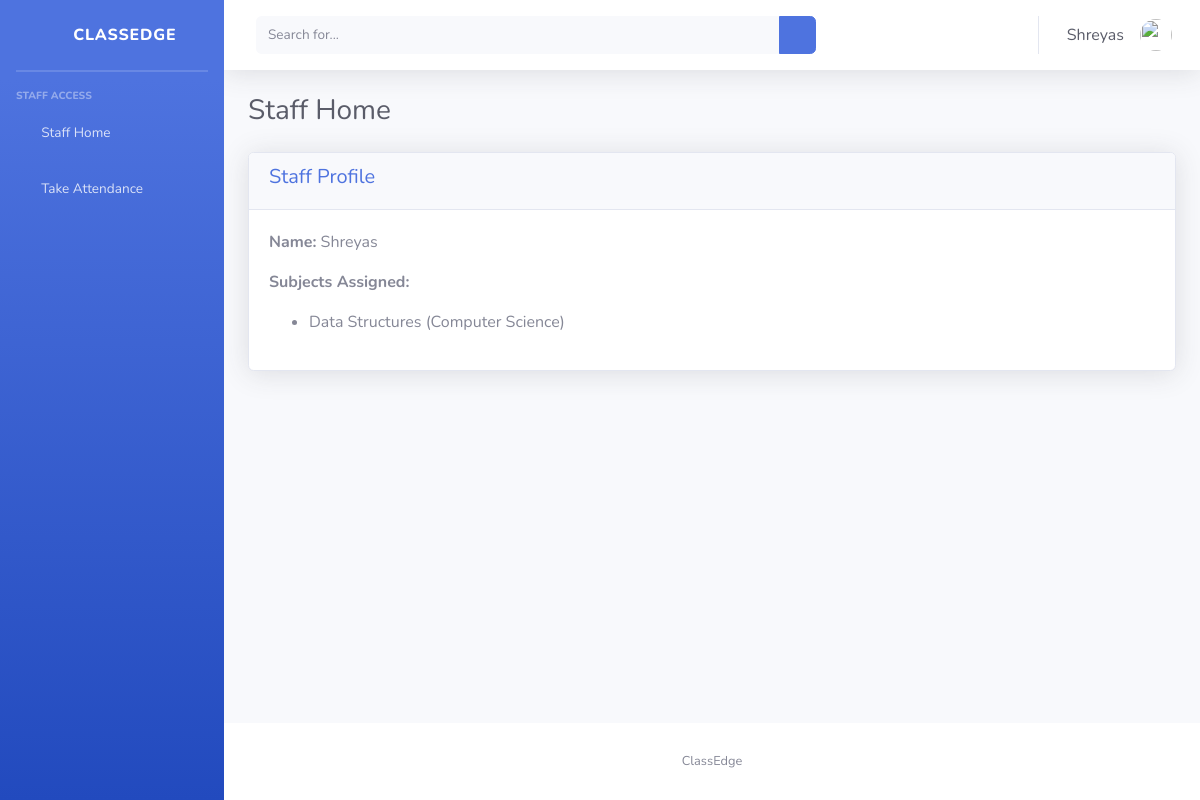
Screenshot of /staff_home (signed in) with the database file from the repository.
### portal/models.py (models this page shows)
class CustomUser(AbstractUser):
    type = ((1,"Admin"),(2,"Staff"),(3,"Student"))
    user_type = models.CharField(default=1, choices=type, max_length=10)

class Teacher(models.Model):
    id = models.AutoField(primary_key=True)
    user = models.OneToOneField(CustomUser, on_delete=models.CASCADE)
    teacher_name = models.CharField(max_length=100)
    gender = models.CharField(max_length=10)
    address = models.TextField(blank=True, null=True)
    phone_number = models.CharField(max_length=15, null=True, blank=True)
    email = models.EmailField(blank=True)
    created_at = models.DateTimeField(auto_now_add=True)
    updated_at = models.DateTimeField(auto_now=True)
    objects = models.Manager()

class Subjects(models.Model):
    id = models.AutoField(primary_key=True)
    subject_name = models.CharField(max_length=100)
    program_id = models.ForeignKey(Program, on_delete=models.CASCADE, default=1)
    teacher_id = models.ForeignKey(Teacher, on_delete=models.CASCADE)
    created_at = models.DateTimeField(auto_now_add=True)
    updated_at = models.DateTimeField(auto_now=True)
    objects = models.Manager()

class Program(models.Model):
    id = models.AutoField(primary_key=True)
    program_name = models.CharField(max_length=20)
    created_at = models.DateTimeField(auto_now_add=True)
    updated_at = models.DateTimeField(auto_now=True)
    objects = models.Manager()

### portal/staffViews.py (the view)
# urls.py: path('staff_home', staffViews.staffHome),
def staffHome(request):
    teacher = Teacher.objects.get(user=request.user)
    subject_list = Subjects.objects.filter(teacher_id=teacher)
    context = {
        "teacher": teacher,
        "subject_list": subject_list
    }
    return render(request, "staff_template/staff_home.html", context)

### portal/templates/staff_template/staff_home.html
{% extends "staff_template/base.html" %}
{% block page_title %}
Staff Home
{% endblock page_title %}
{% block main_content %}
<div class="container-fluid">
    <div class="card shadow">
        <div class="card-header">
            <h5 class="text-primary">Staff Profile</h5>
        </div>
        <div class="card-body">
            <p><strong>Name:</strong> {{ teacher.teacher_name }}</p>
            <p><strong>Subjects Assigned:</strong></p>
            <ul>
                {% for subject in subject_list %}
                    <li>{{ subject.subject_name }} ({{ subject.program_id.program_name }})</li>
                {% empty %}
                    <li>No subjects assigned.</li>
                {% endfor %}
            </ul>
        </div>
    </div>
</div>
{% endblock main_content %}

### portal/templates/staff_template/topbar.html (shortened to what this page needs)
{% load static %}
<nav class="navbar navbar-expand navbar-light bg-white topbar mb-4 static-top shadow">
    <form
        class="d-none d-sm-inline-block form-inline mr-auto ml-md-3 my-2 my-md-0 mw-200 navbar-search">
        <div class="input-group">
            <input type="text" class="form-control bg-light border-0 small" placeholder="Search for..."
                aria-label="Search" aria-describedby="basic-addon2">
            <div class="input-group-append">
                <button class="btn btn-primary" type="button">
                    <i class="fas fa-search fa-sm"></i>
                </button>
            </div>
        </div>
    </form>
    <ul class="navbar-nav ml-auto">
        <li class="nav-item dropdown no-arrow">
            <a class="nav-link dropdown-toggle" href="#" id="userDropdown" role="button"
                data-toggle="dropdown" aria-haspopup="true" aria-expanded="false">
                <span class="mr-3 d-none d-lg-inline text-gray-800">
                    {{ request.user.get_first_name|default:request.user.username }}</span>
                <img class="img-profile rounded-circle"
                    src="{% static "img/undraw_profile.svg"%}" >
            </a>
        </li>
    </ul>
</nav>

### rows the page displays
CustomUser: user.get_first_name "Shreyas"
Teacher: teacher_name "Shreyas"
Subjects: subject_name "Data Structures", program_id.program_name "Computer Science"
